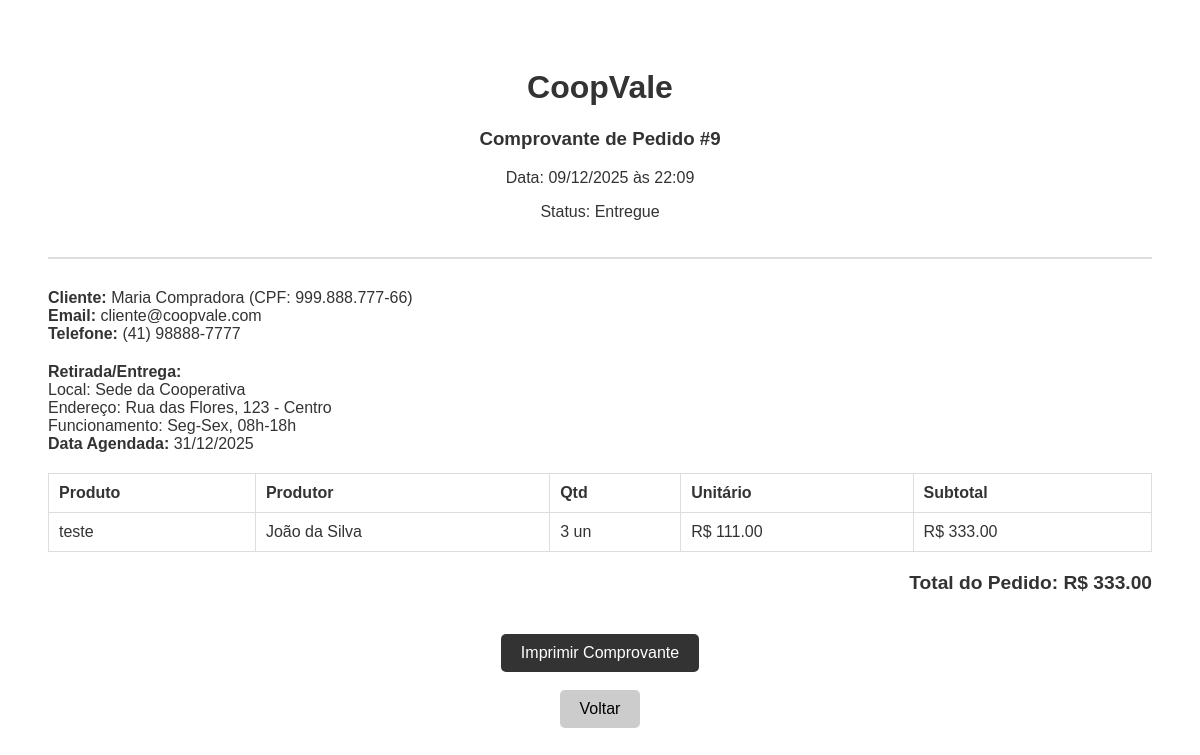
/pedidos/comprovante/9 (signed in), run on the app's committed database.
### app/models/models.py (models this page shows, shortened)
class Pedido(db.Model):
    id = db.Column(db.Integer, primary_key=True)
    cliente_id = db.Column(db.Integer, db.ForeignKey(
        'cliente.id'), nullable=False)
    data = db.Column(db.DateTime, default=datetime.utcnow)
    status = db.Column(db.String(20), default='Aguardando')
    forma_pagamento = db.Column(db.String(50))
    total = db.Column(db.Float, default=0.0)
    data_agendada = db.Column(db.Date, nullable=True)
    ponto_retirada_id = db.Column(
        db.Integer, db.ForeignKey('ponto_retirada.id'), nullable=True)
    taxa_entrega = db.Column(db.Float, default=0.0)
    regiao_id = db.Column(
        db.Integer, db.ForeignKey('regiao.id'), nullable=True)
    regiao = db.relationship('Regiao')
    ponto_retirada = db.relationship('PontoRetirada')
    itens = db.relationship('ItemPedido', backref='pedido', lazy=True)

class Cliente(db.Model):
    id = db.Column(db.Integer, primary_key=True)
    usuario_id = db.Column(db.Integer, db.ForeignKey(
        "usuario.id"), unique=True, nullable=False)
    nome = db.Column(db.String(100), nullable=False)
    cpf = db.Column(db.String(14))
    telefone = db.Column(db.String(20))
    enderecos_texto = db.Column(db.Text)
    receber_notificacoes = db.Column(db.Boolean, default=True)
    lista_enderecos = db.relationship(
        'Endereco', backref='cliente', lazy=True)
    pedidos = db.relationship('Pedido', backref='cliente', lazy=True)
    produtos_favoritos = db.relationship(
        'Produto', secondary=favoritos, backref='clientes_que_favoritaram')

class Usuario(db.Model, UserMixin):
    id = db.Column(db.Integer, primary_key=True)
    email = db.Column(db.String(120), unique=True, nullable=False)
    senha_hash = db.Column(db.String(255), nullable=False)
    tipo_usuario = db.Column(db.String(20), nullable=False)
    ativo = db.Column(db.Boolean, default=True)
    produtor = db.relationship("Produtor", backref="usuario", uselist=False)
    cliente = db.relationship("Cliente", backref="usuario", uselist=False)
    @property
    def is_active(self):
        return self.ativo

class PontoRetirada(db.Model):
    id = db.Column(db.Integer, primary_key=True)
    nome = db.Column(db.String(100), nullable=False)
    endereco = db.Column(db.String(200), nullable=False)
    horarios = db.Column(db.String(100))

class ItemPedido(db.Model):
    __tablename__ = 'pedidos_itens'
    id = db.Column(db.Integer, primary_key=True)
    pedido_id = db.Column(db.Integer, db.ForeignKey(
        'pedido.id'), nullable=False)
    produto_id = db.Column(db.Integer, db.ForeignKey(
        'produto.id'), nullable=False)
    quantidade = db.Column(db.Integer, nullable=False)
    preco_unitario = db.Column(db.Float, nullable=False)
    produto = db.relationship('Produto')

class Produto(db.Model):
    __tablename__ = 'produto'  # Adicione isso para consistência
    id = db.Column(db.Integer, primary_key=True)
    nome = db.Column(db.String(100), nullable=False)
    descricao = db.Column(db.Text)
    preco = db.Column(db.Float, nullable=False)
    unidade = db.Column(db.String(10))
    estoque = db.Column(db.Integer, default=0)
    imagens = db.Column(db.String(200))
    preco_promocional = db.Column(db.Float, nullable=True)
    quantidade_minima = db.Column(db.Float, default=1.0)
    origem = db.Column(db.String(100), nullable=True)
    info_nutricional = db.Column(db.Text, nullable=True)
    disponivel_inicio = db.Column(db.Date, nullable=True)
    disponivel_fim = db.Column(db.Date, nullable=True)
    produtor_id = db.Column(db.Integer, db.ForeignKey(
        "produtor.id"), nullable=False)
    categoria_id = db.Column(db.Integer, db.ForeignKey(
        "categoria.id"), nullable=False)

class Produtor(db.Model):
    id = db.Column(db.Integer, primary_key=True)
    usuario_id = db.Column(db.Integer, db.ForeignKey(
        "usuario.id"), unique=True, nullable=False)
    nome = db.Column(db.String(100), nullable=False)
    cpf = db.Column(db.String(14))
    telefone = db.Column(db.String(20))
    endereco = db.Column(db.Text)
    certificacoes = db.Column(db.Text)
    produtos = db.relationship("Produto", backref="produtor", lazy=True)
    categorias = db.relationship('Categoria', secondary=produtor_categoria,
                                 lazy='subquery', backref=db.backref('produtores', lazy=True))

### app/blueprints/pedidos/routes.py (the view)
@pedidos_bp.route("/comprovante/<int:pedido_id>")
@login_required
def comprovante(pedido_id):
    pedido = Pedido.query.get_or_404(pedido_id)
    if current_user.tipo_usuario != 'admin' and \
       (current_user.cliente and pedido.cliente_id != current_user.cliente.id) and \
       (current_user.tipo_usuario != 'produtor'):
        flash("Acesso negado.")
        return redirect(url_for('index'))
    return render_template("pedidos/comprovante.html", pedido=pedido)

### app/templates/pedidos/comprovante.html (shortened to what this page needs)
<!DOCTYPE html>
<html lang="pt-br">
<head>
</head>
<body>
    <div class="header">
        <h1>CoopVale</h1>
        <h3>Comprovante de Pedido #{{ pedido.id }}</h3>
        <p>Data: {{ pedido.data.strftime('%d/%m/%Y às %H:%M') }}</p>
        <p>Status: {{ pedido.status }}</p>
    </div>
    <div class="info-group">
        <strong>Cliente:</strong> {{ pedido.cliente.nome }} (CPF: {{ pedido.cliente.cpf or '-' }})<br>
        <strong>Email:</strong> {{ pedido.cliente.usuario.email }}<br>
        <strong>Telefone:</strong> {{ pedido.cliente.telefone }}
    </div>
    <div class="info-group">
        <strong>Retirada/Entrega:</strong><br>
        {% if pedido.ponto_retirada %}
        Local: {{ pedido.ponto_retirada.nome }}<br>
        Endereço: {{ pedido.ponto_retirada.endereco }}<br>
        Funcionamento: {{ pedido.ponto_retirada.horarios }}
        {% else %}
        Local não selecionado.
        {% endif %}
        <br>
        <strong>Data Agendada:</strong> {{ pedido.data_agendada.strftime('%d/%m/%Y') if pedido.data_agendada else 'A
        combinar' }}
    </div>
    <table class="table">
        <thead>
            <tr>
                <th>Produto</th>
                <th>Produtor</th>
                <th>Qtd</th>
                <th>Unitário</th>
                <th>Subtotal</th>
            </tr>
        </thead>
        <tbody>
            {% for item in pedido.itens %}
            <tr>
                <td>{{ item.produto.nome }}</td>
                <td>{{ item.produto.produtor.nome }}</td>
                <td>{{ item.quantidade }} {{ item.produto.unidade }}</td>
                <td>R$ {{ "%.2f"|format(item.preco_unitario) }}</td>
                <td>R$ {{ "%.2f"|format(item.preco_unitario * item.quantidade) }}</td>
            </tr>
            {% endfor %}
        </tbody>
    </table>
    <div class="total">
        Total do Pedido: R$ {{ "%.2f"|format(pedido.total) }}
    </div>
    <div style="margin-top: 40px; text-align: center;">
        <a href="javascript:window.print()" class="btn-print">Imprimir Comprovante</a>
        <br><br>
        <a href="{{ url_for('cliente.painel') }}" class="btn-print" style="background: #ccc; color: black;">Voltar</a>
    </div>
</body>
</html>

### app/templates/pedidos/comprovante.html (style rules this page uses)
body { font-family: Arial, sans-serif; padding: 40px; color: #333; }
.header { text-align: center; border-bottom: 2px solid #ddd; padding-bottom: 20px; margin-bottom: 30px; }
.info-group { margin-bottom: 20px; }
.table { width: 100%; border-collapse: collapse; margin-top: 20px; }
.table th, .table td { border: 1px solid #ddd; padding: 10px; text-align: left; }
.total { text-align: right; font-size: 1.2em; font-weight: bold; margin-top: 20px; }
.btn-print { background: #333; color: white; padding: 10px 20px; text-decoration: none; border-radius: 5px; display: inline-block; }

### data on the page
Pedido: id "9", data "09/12/2025 às 22:09", status "Entregue", data_agendada "31/12/2025", total "333.00"
Cliente: cliente.nome "Maria Compradora", cliente "999.888.777-66", cliente.telefone "(41) 98888-7777"
Usuario: cliente.usuario.email "cliente@coopvale.com"
PontoRetirada: ponto_retirada.nome "Sede da Cooperativa", ponto_retirada.endereco "Rua das Flores, 123 - Centro", ponto_retirada.horarios "Seg-Sex, 08h-18h"
ItemPedido: produto.nome "teste", produto.produtor.nome "João da Silva", quantidade "3", produto.unidade "un", preco_unitario "111.00", item.preco_unitario*item.quantidade "333.00"
